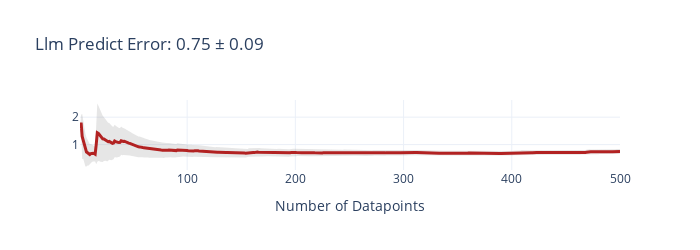
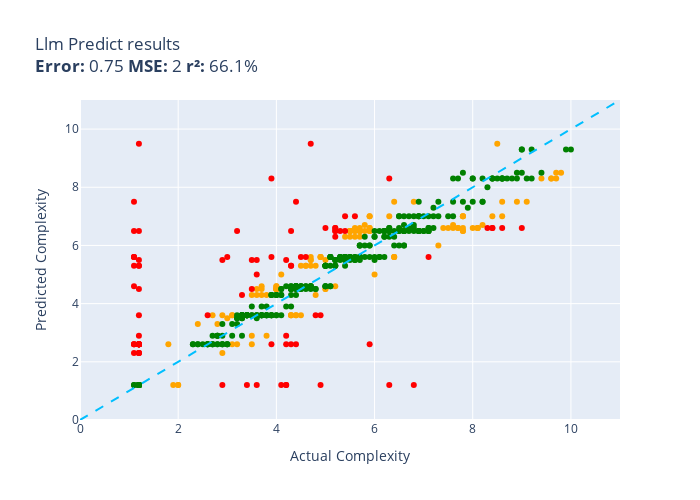

Notebook source saved alongside these figures, in order:
### Code cell
counter = 0
def llm_predict(item):
    global counter
    score = llm_agent.predict_mock(item['code'], use_index=True, idx=counter)
    counter += 1
    return score

evaluate(llm_predict, test)

### Figure 1 — Plotly figure (JSON) as saved in the notebook; plotly's stock layout.template omitted (floating-point values rounded to 4 significant figures; data arrays with more than 128 entries replaced by an {"elided": "..."} marker saying what was removed)
{"data": [{"fill": "toself", "fillcolor": "rgba(128,128,128,0.2)", "hoverinfo": "skip", "line": {"color": "rgba(255,255,255,0)"}, "name": "95% CI", "showlegend": false, "type": "scatter", "x": {"elided": "1000 int values"}, "y": {"elided": "1000 float values"}}, {"customdata": {"elided": "500x1 float values"}, "hovertemplate": "n=%{x}<br>Avg Error=%{y:,.2f}<br>±95% CI=%{customdata[0]:,.2f}<extra></extra>", "line": {"color": "firebrick", "width": 3}, "mode": "lines", "name": "Cumulative Avg Error", "type": "scatter", "x": {"elided": "500 int values"}, "y": {"elided": "500 float values"}}], "layout": {"height": 250, "showlegend": false, "title": {"text": "Llm Predict Error: 0.75 ± 0.09"}, "width": 700, "xaxis": {"title": {"text": "Number of Datapoints"}}}}

### Figure 2 — Plotly figure (JSON) as saved in the notebook; plotly's stock layout.template omitted (floating-point values rounded to 4 significant figures; data arrays with more than 128 entries replaced by an {"elided": "..."} marker saying what was removed)
{"data": [{"customdata": [["(stmt, cfg) => {\n            this.log(\"s...<br>Guess=7.5 Actual=9.1"], ["() => {\n    var tok = this.expect('filte...<br>Guess=4.3 Actual=4.8"], ["const getLocation = () => {\n    var trac...<br>Guess=6.5 Actual=5.5"], ["const functionEntry = (name) => {\n      ...<br>Guess=3.6 Actual=4.4"], ["const use = (plugin, options) => {\n  uti...<br>Guess=4.5 Actual=4.0"], ["const abstractDegreeCentrality = (assign...<br>Guess=5.0 Actual=6.0"], ["(patch) => {\n\t\t\t// patch [key, null] mea...<br>Guess=7.0 Actual=5.9"], ["const is_crossDomain = (url) => {\n    va...<br>Guess=6.5 Actual=5.5"], ["(rm, oRoadMap, oStep, aAdditionalClasses...<br>Guess=7.0 Actual=8.4"], ["const hasLanguageChanged = ( languageSet...<br>Guess=3.6 Actual=2.9"], ["const createNav = (sources) => {\n  const...<br>Guess=2.6 Actual=1.8"], ["const compareWebhooks = (webhook, name, ...<br>Guess=6.5 Actual=5.5"], ["(type, para) => {\n\n\t\t// avoid flooding i...<br>Guess=8.3 Actual=9.6"], ["const moveSelection = (forward, reset) =...<br>Guess=7.5 Actual=8.6"], ["(start, end, points, iMap, resultPolygon...<br>Guess=6.3 Actual=5.5"], ["const pongOnTheFlyCreModalFromMeta = (id...<br>Guess=4.5 Actual=4.0"], ["(proposals) => {\r\n\t\t\t// get rid of extra...<br>Guess=5.5 Actual=4.7"], ["const _Markdown_formatOptions = (options...<br>Guess=4.6 Actual=3.7"], ["(name, languages) => {\n        var langu...<br>Guess=4.5 Actual=4.0"], ["const mountClassInstance = (workInProgre...<br>Guess=6.5 Actual=5.5"], ["(current_templates) => {\n\n\t\tvar i = 1,\n\t...<br>Guess=6.3 Actual=5.4"], ["const translateTemplates = (templates) =...<br>Guess=5.6 Actual=4.9"], ["const isKeyword = (id) => {\n        swit...<br>Guess=6.6 Actual=7.6"], ["const getConfigElement = (name) => {\n   ...<br>Guess=1.2 Actual=2.0"], ["const computeStackTrace = (ex, depth) =>...<br>Guess=5.6 Actual=6.4"], ["(path_config) => {\n\n\t\tvar view,\n\t\t\ti = 0...<br>Guess=5.6 Actual=6.4"], ["(removeTarget) => {\n        var me = thi...<br>Guess=3.3 Actual=2.8"], ["const convertGeopoint = (point) => {\n  c...<br>Guess=7.5 Actual=6.8"], ["(editorContext, context, astManager) => ...<br>Guess=6.5 Actual=7.8"], ["const buildViewAttribsSpecial = ( attNam...<br>Guess=8.5 Actual=9.7"], ["( args, value, obj ) => {\n\t\targs    = ar...<br>Guess=6.5 Actual=5.6"], ["const render = (element, opts) => {\n    ...<br>Guess=8.3 Actual=9.6"], ["const stripProjectRoot = (projectRoot, f...<br>Guess=4.3 Actual=3.7"], ["(source) => {\n    var copy, i, len, prop...<br>Guess=5.6 Actual=4.9"], ["(language_slug, project_slug, resource_s...<br>Guess=7.0 Actual=8.6"], ["const isValid = (type, value) => {\n     ...<br>Guess=9.5 Actual=8.5"], ["(cells, reflow) => {\n    var columnIndex...<br>Guess=4.5 Actual=3.6"], ["(e) => {\n          el.off('mousemove');\n...<br>Guess=3.6 Actual=4.3"], ["const _gpfDispatchEvent = (event, params...<br>Guess=4.6 Actual=4.0"], ["const buildQuery = (opts, globalSearch) ...<br>Guess=5.0 Actual=4.1"], ["const loadConfig = (opts) => {\n  if (opt...<br>Guess=2.6 Actual=3.2"], ["const toGradientData = (v1, v2, v3, v4, ...<br>Guess=8.5 Actual=9.8"], ["const PromiseResolutionHandlerFunction =...<br>Guess=3.6 Actual=4.4"], ["const _extensionsToAsn1 = (exts) => {\n  ...<br>Guess=5.5 Actual=5.0"], ["const createElement = (config) => {\n    ...<br>Guess=8.3 Actual=9.7"], ["const prop = (dest, pd, src, isrc, ndflt...<br>Guess=6.6 Actual=8.0"], ["const existing_stats = (stats_type, buck...<br>Guess=4.3 Actual=3.6"], ["const arraySample = (arr, num, remove) =...<br>Guess=5.5 Actual=4.7"], ["const ensureModelMixin = ( model, collec...<br>Guess=3.6 Actual=3.1"], ["const reportManualError = (err, request,...<br>Guess=5.3 Actual=4.6"], ["(ax, ay, bx, by, cx, cy, dx, dy) => {\n  ...<br>Guess=7.0 Actual=5.9"], ["const through2 = (construct) => {\n  retu...<br>Guess=3.5 Actual=3.0"], ["(seq, begin, end) => {\n\tvar sliced = seq...<br>Guess=6.6 Actual=5.9"], ["const strftime = (offsetObject) => {\n  r...<br>Guess=6.6 Actual=7.8"], ["(opt_randFunc) => {\n    var randFunc = o...<br>Guess=2.6 Actual=3.1"], ["(asInterface) => {\n    const result = [-...<br>Guess=7.0 Actual=7.8"], ["const parseGroupExpression = () => {\n   ...<br>Guess=7.0 Actual=7.8"], ["() => {\n      switch (this.type) {\n     ...<br>Guess=5.3 Actual=4.6"], ["const makeReflectTypes = (uniforms, useI...<br>Guess=6.7 Actual=7.6"], ["const _updateChildNodes = (container, ch...<br>Guess=6.7 Actual=5.8"], ["const Inputter = (options, components) =...<br>Guess=6.5 Actual=5.9"], ["const setaddall = (set, iterable) => {\n ...<br>Guess=3.6 Actual=4.5"], ["function createProgramInfo(\n    gl, shad...<br>Guess=3.6 Actual=2.7"], ["const injectElementWithStyles = ( rule, ...<br>Guess=6.6 Actual=5.7"], ["(templateName, data) => {\n\t\tvar value, i...<br>Guess=7.0 Actual=7.8"], ["() => {\n    this._super.apply(this, argu...<br>Guess=1.2 Actual=2.0"], ["const FusionPoseSensor = (kFilter, predi...<br>Guess=6.5 Actual=5.7"], ["( buffer, offset ) => {\n\n    offset = of...<br>Guess=6.6 Actual=5.6"], ["const xbDebugApplyFunction = (funcname, ...<br>Guess=4.6 Actual=4.0"], ["(number, pad) => {\n      var endian, i, ...<br>Guess=5.6 Actual=4.7"], ["const getDefinition = (name) => {\n  var ...<br>Guess=2.9 Actual=3.8"], ["const evaluateLatch = (resolver, options...<br>Guess=6.6 Actual=7.4"], ["const resolvePath = (filepath) => {\n  fi...<br>Guess=6.5 Actual=5.9"], ["const mergeOptions = (defaults, settings...<br>Guess=4.3 Actual=3.5"], ["const parseCallee = (node) => {\n  const ...<br>Guess=4.5 Actual=4.0"], ["const ortho = (left, right, bottom, top,...<br>Guess=2.6 Actual=3.5"], ["const formatError = (err, input) => {\n  ...<br>Guess=4.5 Actual=5.0"], ["const SocketServices = ( options ) => {\n...<br>Guess=3.6 Actual=4.3"], ["() => {\n    var jsPath, scripts, i;\n    ...<br>Guess=6.3 Actual=5.7"], ["const parseRegion = (input) => {\n       ...<br>Guess=6.5 Actual=5.7"], ["const advance = (id, t) => {\n        swi...<br>Guess=7.5 Actual=6.4"], ["(image, x, y, options) => {\n        var ...<br>Guess=4.5 Actual=4.0"], ["const parser = (file, callback) => {\n  /...<br>Guess=6.7 Actual=8.2"], ["(options) => {\n        _.isString(option...<br>Guess=6.6 Actual=8.1"], ["(level, message, tag, data) => {\n\n      ...<br>Guess=6.6 Actual=8.1"], ["( ev, element ) => {\n\t\t\tvar isLeftButton...<br>Guess=4.5 Actual=5.0"], ["(containerBlock) => {\n    var clauseBloc...<br>Guess=5.3 Actual=4.8"], ["(sPropertyName, sSortOrder) => {\n\t\t\tvar ...<br>Guess=4.5 Actual=4.0"], ["const _createMethod = (definition, metho...<br>Guess=4.6 Actual=5.2"], ["const _default = (base, link) => {\n  // ...<br>Guess=5.3 Actual=4.5"], ["const isConstant = (node, inBooleanPosit...<br>Guess=6.6 Actual=8.1"], ["(s, o) => {\n        if (o) {\n           ...<br>Guess=6.6 Actual=7.7"], ["(feature, pixel) => {\n                if...<br>Guess=1.2 Actual=1.9"], ["const removeElement = ( element, enterTa...<br>Guess=6.5 Actual=5.5"], ["(date, value, period) => {\n        this....<br>Guess=3.6 Actual=4.3"], ["( element, fullMatch ) => {\n\t\t\tvar def =...<br>Guess=7.0 Actual=6.3"], ["const _compressOther = (json, aKeys) => ...<br>Guess=3.6 Actual=3.1"], ["const GPT = ( options ) => {\n\n  if( !(th...<br>Guess=6.5 Actual=5.6"], ["const Node = (config) => {\n    RED.nodes...<br>Guess=5.6 Actual=6.4"], ["function createPlaneVertices(\n    width,...<br>Guess=6.0 Actual=7.3"], ["() => {\n\n      var matches = this.matche...<br>Guess=8.3 Actual=9.4"], ["(paths) => {\n\t\t\tvar maxX = Number.MIN_VA...<br>Guess=5.6 Actual=4.9"], ["( timeCode, frameRate, dropFrame ) => {\n...<br>Guess=7.5 Actual=8.9"], ["const getStyle = (element) => {\n    cons...<br>Guess=3.3 Actual=2.4"], ["const StreamClient = (options) => {\n    ...<br>Guess=6.5 Actual=7.8"], ["(record) => {\n\n\t\tif (Lava.schema.DEBUG &...<br>Guess=2.3 Actual=2.9"], ["(url, callback, options) => {\n      retu...<br>Guess=2.9 Actual=3.5"], ["( item, index ) => {\n        $.console.a...<br>Guess=4.5 Actual=3.7"], ["const trigger = (event) => {\n\t\tvar args;...<br>Guess=6.3 Actual=5.6"], ["const swagger20TypeFor = (type) => {\n   ...<br>Guess=6.5 Actual=5.7"], ["const inlineHandler = (string, selection...<br>Guess=6.6 Actual=5.9"], ["const makeLink = (rel, ldo) => {\n  var i...<br>Guess=4.3 Actual=3.8"], ["const splitLongWord = (word, widths_arra...<br>Guess=5.3 Actual=4.7"], ["const getViewRoot = (source) => {\n\tconst...<br>Guess=6.5 Actual=5.8"], ["const SimpleColorPicker = (options) => {...<br>Guess=6.6 Actual=7.7"], ["(name, value) => {\n        // Return if ...<br>Guess=6.6 Actual=7.5"]], "hovertemplate": "%{customdata[0]}<extra></extra>", "legendgroup": "orange", "marker": {"color": "orange", "size": 6, "symbol": "circle"}, "mode": "markers", "name": "orange", "orientation": "v", "showlegend": true, "type": "scatter", "x": [9.1, 4.8, 5.5, 4.4, 4.0, 6.0, 5.9, 5.5, 8.4, 2.9, 1.8, 5.5, 9.6, 8.6, 5.5, 4.0, 4.7, 3.7, 4.0, 5.5, 5.4, 4.9, 7.6, 2.0, 6.4, 6.4, 2.8, 6.8, 7.8, 9.7, 5.6, 9.6, 3.7, 4.9, 8.6, 8.5, 3.6, 4.3, 4.0, 4.1, 3.2, 9.8, 4.4, 5.0, 9.7, 8.0, 3.6, 4.7, 3.1, 4.6, 5.9, 3.0, 5.9, 7.8, 3.1, 7.8, 7.8, 4.6, 7.6, 5.8, 5.9, 4.5, 2.7, 5.7, 7.8, 2.0, 5.7, 5.6, 4.0, 4.7, 3.8, 7.4, 5.9, 3.5, 4.0, 3.5, 5.0, 4.3, 5.7, 5.7, 6.4, 4.0, 8.2, 8.1, 8.1, 5.0, 4.8, 4.0, 5.2, 4.5, 8.1, 7.7, 1.9, 5.5, 4.3, 6.3, 3.1, 5.6, 6.4, 7.3, 9.4, 4.9, 8.9, 2.4, 7.8, 2.9, 3.5, 3.7, 5.6, 5.7, 5.9, 3.8, 4.7, 5.8, 7.7, 7.5], "xaxis": "x", "y": [7.5, 4.3, 6.5, 3.6, 4.5, 5.0, 7.0, 6.5, 7.0, 3.6, 2.6, 6.5, 8.3, 7.5, 6.3, 4.5, 5.5, 4.6, 4.5, 6.5, 6.3, 5.6, 6.6, 1.2, 5.6, 5.6, 3.3, 7.5, 6.5, 8.5, 6.5, 8.3, 4.3, 5.6, 7.0, 9.5, 4.5, 3.6, 4.6, 5.0, 2.6, 8.5, 3.6, 5.5, 8.3, 6.6, 4.3, 5.5, 3.6, 5.3, 7.0, 3.5, 6.6, 6.6, 2.6, 7.0, 7.0, 5.3, 6.7, 6.7, 6.5, 3.6, 3.6, 6.6, 7.0, 1.2, 6.5, 6.6, 4.6, 5.6, 2.9, 6.6, 6.5, 4.3, 4.5, 2.6, 4.5, 3.6, 6.3, 6.5, 7.5, 4.5, 6.7, 6.6, 6.6, 4.5, 5.3, 4.5, 4.6, 5.3, 6.6, 6.6, 1.2, 6.5, 3.6, 7.0, 3.6, 6.5, 5.6, 6.0, 8.3, 5.6, 7.5, 3.3, 6.5, 2.3, 2.9, 4.5, 6.3, 6.5, 6.6, 4.3, 5.3, 6.5, 6.6, 6.6], "yaxis": "y"}, {"customdata": [["const processConfig = (config) => {\n    ...<br>Guess=8.3 Actual=6.3"], ["const checkGroup = (nodes) => {\n        ...<br>Guess=7.5 Actual=1.1"], ["(s) => {\r\n\t\t\ts = tinymce.trim(s);\r\n\r\n\t\t\t...<br>Guess=9.5 Actual=1.2"], ["const getWeight = (labels, labelWeight) ...<br>Guess=2.6 Actual=1.1"], ["const runScript = (code) => {\n    var an...<br>Guess=4.6 Actual=1.1"], ["(req, res) => {\n    var params = URL.par...<br>Guess=4.5 Actual=1.2"], ["(r, g, b, a) => {\n    var rgb = [r, g, b...<br>Guess=2.6 Actual=1.1"], ["( buttonSet, wrapper ) => {\n\t\tvar button...<br>Guess=6.3 Actual=5.2"], ["const getToken = (options) => {\n    retu...<br>Guess=2.6 Actual=4.4"], ["const Decoder = () => {\n    var skip = 0...<br>Guess=2.6 Actual=4.2"], ["(value) => {\n        switch (values.type...<br>Guess=6.5 Actual=5.2"], ["(other) => {\n\tvar me = this.region(),\n\t\t...<br>Guess=1.2 Actual=4.2"], ["const makeEvent = (entry, hostname) => {...<br>Guess=2.9 Actual=1.2"], ["(isInstant) => {\n      if (this._lastDra...<br>Guess=1.2 Actual=2.9"], ["const isGlob = (candidate) => {\n  if (ty...<br>Guess=2.6 Actual=1.1"], ["const tableFromMethods = (methodsArr) =>...<br>Guess=2.6 Actual=1.2"], ["() => {\n    var flashBridge = _flashStat...<br>Guess=5.6 Actual=3.9"], ["(referencePath, baseLogicalPath, callerC...<br>Guess=2.6 Actual=1.2"], ["() => {\n\t\tvar ti, p, source;\n\n\t\tif(this....<br>Guess=6.6 Actual=5.0"], ["(name, value) => {\n\t\t\t\tvar self = this, ...<br>Guess=5.3 Actual=1.2"], ["(elems, context) => {\n            var ol...<br>Guess=2.6 Actual=3.9"], ["() => {\n\n\t\tvar series = this,\n\t\t\toptions...<br>Guess=7.5 Actual=4.4"], ["(column,isInv) => {\r\n\t\t\tvar mult = [];\t\r...<br>Guess=6.5 Actual=5.2"], ["const _determineAutoPosition = (targetEl...<br>Guess=7.0 Actual=5.6"], ["(apiClient) => {\n    this.apiClient = ap...<br>Guess=2.6 Actual=4.3"], ["() => {\n\t\t\tvar bLoaded = sap.ui.getCore(...<br>Guess=2.3 Actual=1.1"], ["const pathsort = (paths, sep, algorithm)...<br>Guess=2.3 Actual=1.2"], ["const fix = (event) => {\n    if (!('defa...<br>Guess=2.3 Actual=1.2"], ["const extractToText = (strings) => {\r\n\t\t...<br>Guess=6.6 Actual=8.6"], ["const init = (domainManager) => {\n    _d...<br>Guess=2.6 Actual=5.9"], ["const BaseLayer = (document, group, raw)...<br>Guess=6.6 Actual=8.3"], ["const createAPIDoneHook = (done, ctx) =>...<br>Guess=3.6 Actual=4.9"], ["const _getUser = (response) => {\n\n    if...<br>Guess=2.6 Actual=1.2"], ["const generateUsername = (base) => {\n   ...<br>Guess=2.9 Actual=4.2"], ["const server = (argv, config, args) => {...<br>Guess=1.2 Actual=4.1"], ["const addPluginsFromBundles = (resultCon...<br>Guess=2.6 Actual=1.2"], ["const throttleMiddleware = (request, res...<br>Guess=5.5 Actual=2.9"], ["() => {\n        var offset = this.reader...<br>Guess=6.5 Actual=5.3"], ["const appendDirEnd = (str, struct) => {\n...<br>Guess=5.3 Actual=4.3"], ["const updateBrokerListInConfigFile = (co...<br>Guess=6.5 Actual=4.3"], ["const CleanValue = (config, value) => {\n...<br>Guess=6.6 Actual=9.0"], ["const processFiles = (bucket, key, trans...<br>Guess=3.6 Actual=1.2"], ["( e, args, scope, warning ) => {\n\t\twarni...<br>Guess=3.6 Actual=4.8"], ["() => {\n\n            // Documented in de...<br>Guess=1.2 Actual=4.2"], ["const dump = (logger) => {\n    var prefi...<br>Guess=2.6 Actual=1.2"], ["const loadSchema = (schemaBasePath, full...<br>Guess=2.6 Actual=1.2"], ["const execute_ = (ctx, statement, values...<br>Guess=5.5 Actual=4.2"], ["const createContext = (params, onNext) =...<br>Guess=2.6 Actual=1.2"], ["const isNumericSubclass = ( t, t_min, t_...<br>Guess=9.5 Actual=4.7"], ["const registerExtension = (extension) =>...<br>Guess=5.3 Actual=4.3"], ["const logArr = (arr) => {\n\n  if(argument...<br>Guess=4.5 Actual=3.5"], ["(walk) => {\n        if (this.emitText(wa...<br>Guess=5.0 Actual=3.6"], ["const addTransient = ( internalObj, temp...<br>Guess=2.6 Actual=1.2"], ["const dsStatement = (statement) => {\n  s...<br>Guess=6.5 Actual=5.4"], ["const negate = (m, dst) => {\n  dst = dst...<br>Guess=1.2 Actual=3.6"], ["const sbc = (cpu, n) => {\n    const cy =...<br>Guess=4.3 Actual=3.3"], ["const determineFreqCategories = () => {\n...<br>Guess=5.5 Actual=3.5"], ["const hasPrefix = (property, prefix) => ...<br>Guess=2.6 Actual=1.2"], ["() => {\n      \n      var getDefaultValue...<br>Guess=5.5 Actual=3.6"], ["const $super = (arrayOfArgs) => {\r\n     ...<br>Guess=5.6 Actual=4.5"], ["() => {\n    var tzGuess = moment.tz.gues...<br>Guess=2.6 Actual=1.2"], ["() => {\n\t\t\tvar rangeList = this,\n\t\t\t\tboo...<br>Guess=5.6 Actual=7.1"], ["() => {\n            if(errors.length) re...<br>Guess=2.6 Actual=1.2"], ["const getConnection = (req, res, next, c...<br>Guess=2.6 Actual=1.2"], ["const equals = (a, b) => {\n  var a0 = a[...<br>Guess=1.2 Actual=6.8"], ["const bidResponseAvailable = (bidRequest...<br>Guess=6.5 Actual=1.2"], ["(response, statusCode, statusText) => {\n...<br>Guess=5.6 Actual=1.1"], ["const getDestinations = (rootTree, locat...<br>Guess=5.6 Actual=1.1"], ["const traverseThroughObject = (lookup, d...<br>Guess=7.0 Actual=5.4"], ["const esriFy = (properties, geometry, da...<br>Guess=5.3 Actual=1.2"], ["const writeBuildscriptHookForCrashlytics...<br>Guess=6.6 Actual=5.2"], ["( name, value, offset, domain, secure, p...<br>Guess=6.6 Actual=8.4"], ["function preprocessCartForServer( {\n\tcou...<br>Guess=3.6 Actual=2.6"], ["const scriptLoader = (url, callback) => ...<br>Guess=5.6 Actual=3.0"], ["const reflowText = (text, width, gfm) =>...<br>Guess=6.6 Actual=8.4"], ["const compareByOriginalPositions = (mapp...<br>Guess=5.6 Actual=4.6"], ["(input) => {\n\t\tvar needstesting = !this....<br>Guess=2.3 Actual=1.2"], ["const Peer = (options) => {\n  if (!(this...<br>Guess=1.2 Actual=6.3"], ["const parseBindings = (bindings) => {\n  ...<br>Guess=6.6 Actual=5.2"], ["const executeAuthCreateUserCommand = (db...<br>Guess=8.3 Actual=3.9"], ["const serialize = (root) => {\n        //...<br>Guess=6.5 Actual=1.1"], ["const validStore = (store) => {\r\n    ret...<br>Guess=1.2 Actual=4.9"], ["const race$1 = (entries) => {\n  /*jshint...<br>Guess=2.6 Actual=1.2"], ["(e) => {\n\n        // if you click someth...<br>Guess=5.5 Actual=1.2"], ["(apiClient) => {\n    this.apiClient = ap...<br>Guess=1.2 Actual=3.4"], ["(/* filename, data[, encoding], callback...<br>Guess=5.3 Actual=1.1"], ["const importAll = (context) => {\n  const...<br>Guess=5.6 Actual=1.1"], ["const deepFreeze = (obj) => {\n    // if ...<br>Guess=6.5 Actual=3.2"]], "hovertemplate": "%{customdata[0]}<extra></extra>", "legendgroup": "red", "marker": {"color": "red", "size": 6, "symbol": "circle"}, "mode": "markers", "name": "red", "orientation": "v", "showlegend": true, "type": "scatter", "x": [6.3, 1.1, 1.2, 1.1, 1.1, 1.2, 1.1, 5.2, 4.4, 4.2, 5.2, 4.2, 1.2, 2.9, 1.1, 1.2, 3.9, 1.2, 5.0, 1.2, 3.9, 4.4, 5.2, 5.6, 4.3, 1.1, 1.2, 1.2, 8.6, 5.9, 8.3, 4.9, 1.2, 4.2, 4.1, 1.2, 2.9, 5.3, 4.3, 4.3, 9.0, 1.2, 4.8, 4.2, 1.2, 1.2, 4.2, 1.2, 4.7, 4.3, 3.5, 3.6, 1.2, 5.4, 3.6, 3.3, 3.5, 1.2, 3.6, 4.5, 1.2, 7.1, 1.2, 1.2, 6.8, 1.2, 1.1, 1.1, 5.4, 1.2, 5.2, 8.4, 2.6, 3.0, 8.4, 4.6, 1.2, 6.3, 5.2, 3.9, 1.1, 4.9, 1.2, 1.2, 3.4, 1.1, 1.1, 3.2], "xaxis": "x", "y": [8.3, 7.5, 9.5, 2.6, 4.6, 4.5, 2.6, 6.3, 2.6, 2.6, 6.5, 1.2, 2.9, 1.2, 2.6, 2.6, 5.6, 2.6, 6.6, 5.3, 2.6, 7.5, 6.5, 7.0, 2.6, 2.3, 2.3, 2.3, 6.6, 2.6, 6.6, 3.6, 2.6, 2.9, 1.2, 2.6, 5.5, 6.5, 5.3, 6.5, 6.6, 3.6, 3.6, 1.2, 2.6, 2.6, 5.5, 2.6, 9.5, 5.3, 4.5, 5.0, 2.6, 6.5, 1.2, 4.3, 5.5, 2.6, 5.5, 5.6, 2.6, 5.6, 2.6, 2.6, 1.2, 6.5, 5.6, 5.6, 7.0, 5.3, 6.6, 6.6, 3.6, 5.6, 6.6, 5.6, 2.3, 1.2, 6.6, 8.3, 6.5, 1.2, 2.6, 5.5, 1.2, 5.3, 5.6, 6.5], "yaxis": "y"}, {"customdata": {"elided": "296x1 str values"}, "hovertemplate": "%{customdata[0]}<extra></extra>", "legendgroup": "green", "marker": {"color": "green", "size": 6, "symbol": "circle"}, "mode": "markers", "name": "green", "orientation": "v", "showlegend": true, "type": "scatter", "x": {"elided": "296 float values"}, "xaxis": "x", "y": {"elided": "296 float values"}, "yaxis": "y"}, {"hoverinfo": "skip", "line": {"color": "deepskyblue", "dash": "dash", "width": 2}, "mode": "lines", "name": "y = x", "showlegend": false, "type": "scatter", "x": [0, 11], "y": [0, 11]}], "layout": {"height": 500, "legend": {"title": {"text": "color"}, "tracegroupgap": 0}, "showlegend": false, "title": {"text": "Llm Predict results<br><b>Error:</b> 0.75 <b>MSE:</b> 2 <b>r²:</b> 66.1%"}, "width": 700, "xaxis": {"anchor": "y", "domain": [0, 1], "range": [0, 11], "title": {"text": "Actual Complexity"}}, "yaxis": {"anchor": "x", "domain": [0, 1], "range": [0, 11], "title": {"text": "Predicted Complexity"}}}}
